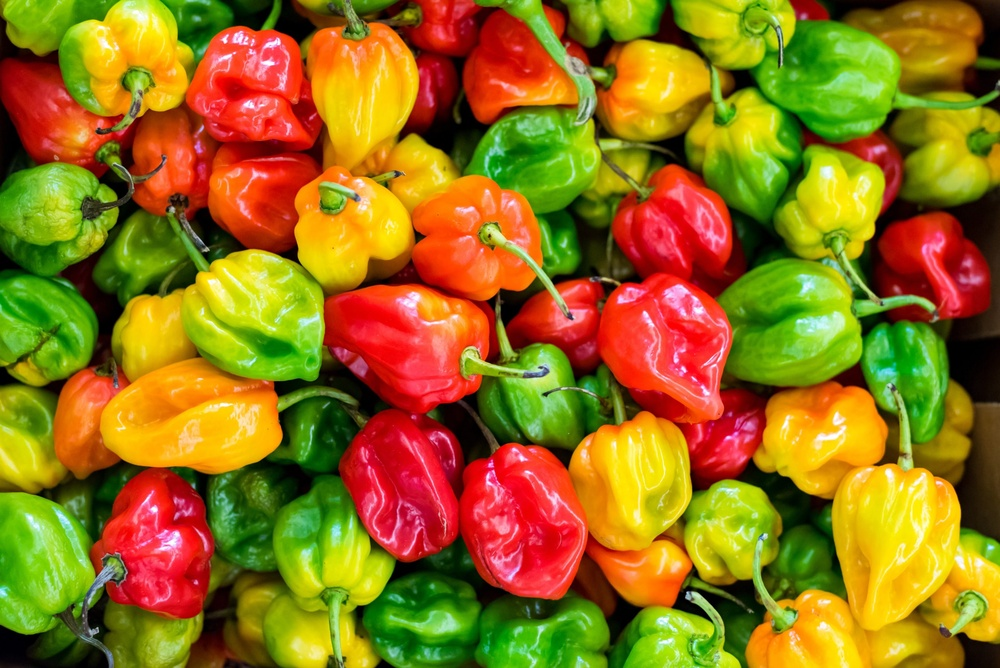
#> input picture images/peppers.jpg, 1000 x 668 px, shrunk from 2560 x 1709 before the run
$ python 12.Methods.py
#> lines starting #> are read from the running program, lines starting #| are printed output that depends on the picture
### lecture_code/utils.py
# This file contains functions that are used throughout the repo and thus could be useful
import cv2
import numpy as np

def view_image(img: np.ndarray):
    """
    Pass in an image to view in a small window. Press any key to close the window

    NOTE: When using breakpoints when this function is within the file, pycharm will stall. OR - sometimes it works just
    fine. So if you have trouble with debugging, comment out the function in the script.
    TODO: Fix above
    :param img: A numpy array. You can get this object from a cv.imread()
    :return:
    """
    cv2.namedWindow('frame', cv2.WINDOW_AUTOSIZE)
    cv2.imshow('frame', img)
    cv2.waitKey(0)
    cv2.destroyAllWindows()

### lecture_code/2A-L3_Linearity_And_Convolution/12.Methods.py
import cv2
from lecture_code.utils import *

img_filename = "../../images/peppers.jpg"
img = cv2.imread(img_filename)
#> img is the input picture: shape (668, 1000, 3); mean B, G, R 22.8, 113.4, 149.2
# view_image(bike_img)

# Note this will simply add rows/cols for the border.
# This might throw off your image if not careful.
# Also, it might be a little hard to see the border. So play with the values a bit.
border_img = cv2.copyMakeBorder(img, 10, 10, 10, 10, borderType=cv2.BORDER_CONSTANT)
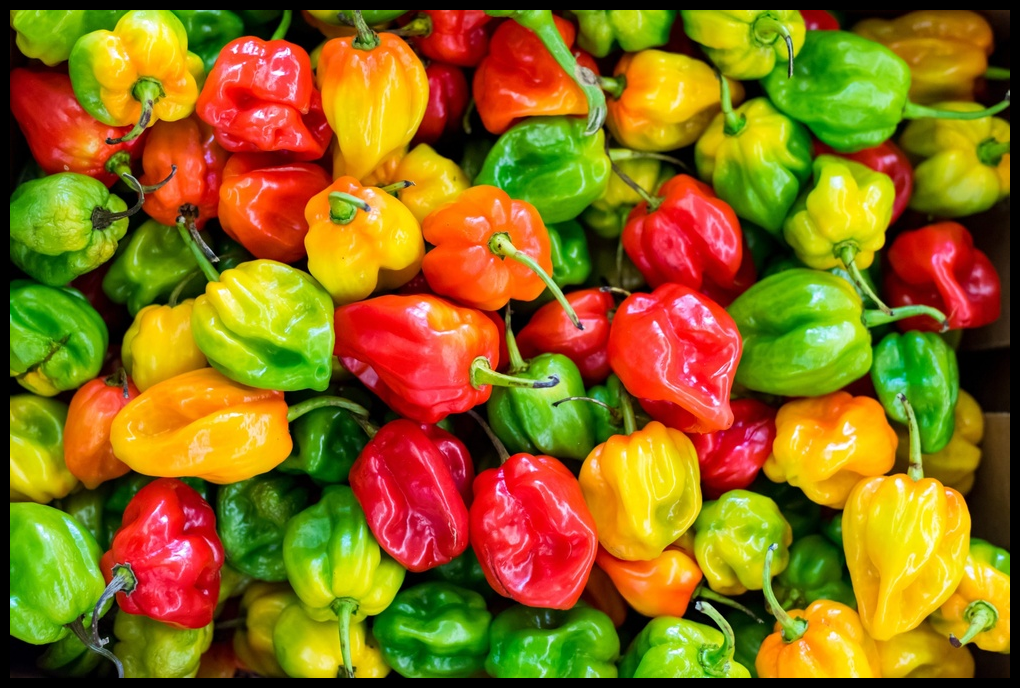
#> border_img: shape (688, 1020, 3); mean B, G, R 21.7, 107.9, 142
# Other borderTypes: https://docs.opencv.org/4.x/d2/de8/group__core__array.html#ga209f2f4869e304c82d07739337eae7c5

view_image(border_img)

$ run again, with images/bike.jpg copied over images/peppers.jpg
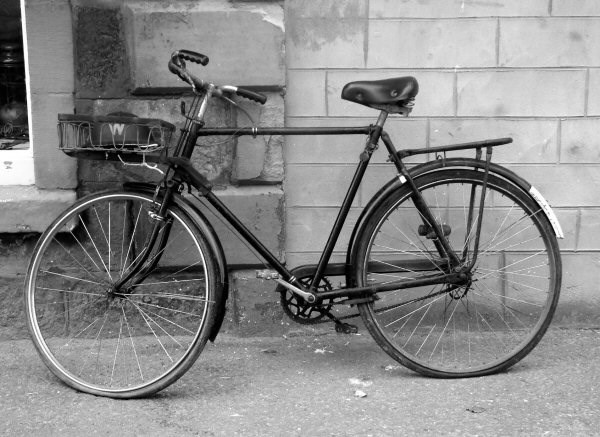
#> input picture images/bike.jpg, 600 x 437 px
#> img is the input picture: shape (437, 600, 3); min 0, max 255, mean 137
#> `border_img = cv2.copyMakeBorder(img, 10, 10, 10, 10, borderType=cv2.BO..`:
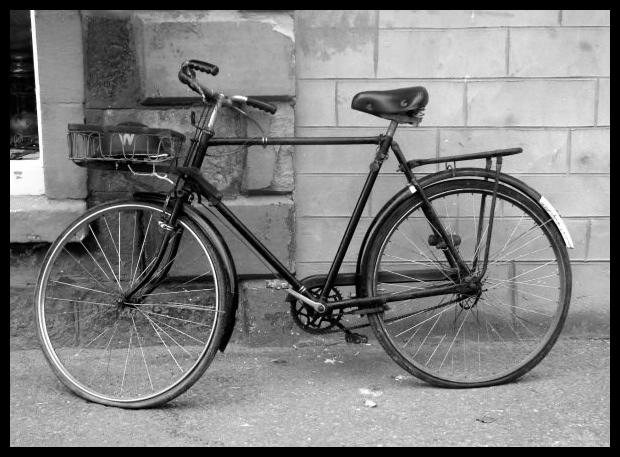
#> border_img: shape (457, 620, 3); min 0, max 255, mean 126.8

$ run again, with images/tiger.jpg copied over images/peppers.jpg
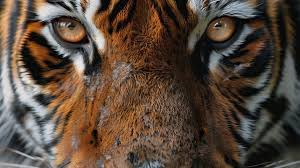
#> input picture images/tiger.jpg, 300 x 168 px
#> img is the input picture: shape (168, 300, 3); mean B, G, R 59.7, 72, 88.3
#> `border_img = cv2.copyMakeBorder(img, 10, 10, 10, 10, borderType=cv2.BO..`:
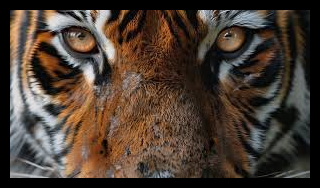
#> border_img: shape (188, 320, 3); mean B, G, R 50, 60.3, 74

$ run again, with images/bicycle.png saved as images/peppers.jpg
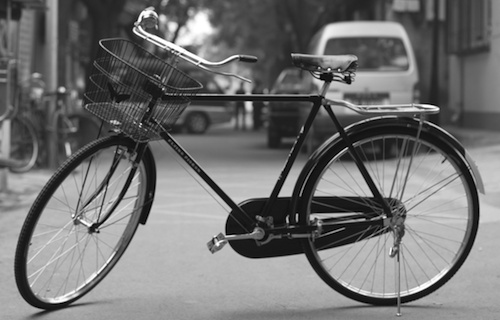
#> input picture images/bicycle.png, 500 x 320 px
#> img is the input picture: shape (320, 500, 3); min 0, max 255, mean 114.2
#> `border_img = cv2.copyMakeBorder(img, 10, 10, 10, 10, borderType=cv2.BO..`:
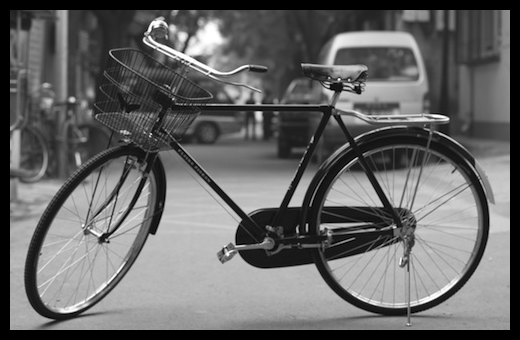
#> border_img: shape (340, 520, 3); min 0, max 255, mean 103.3
